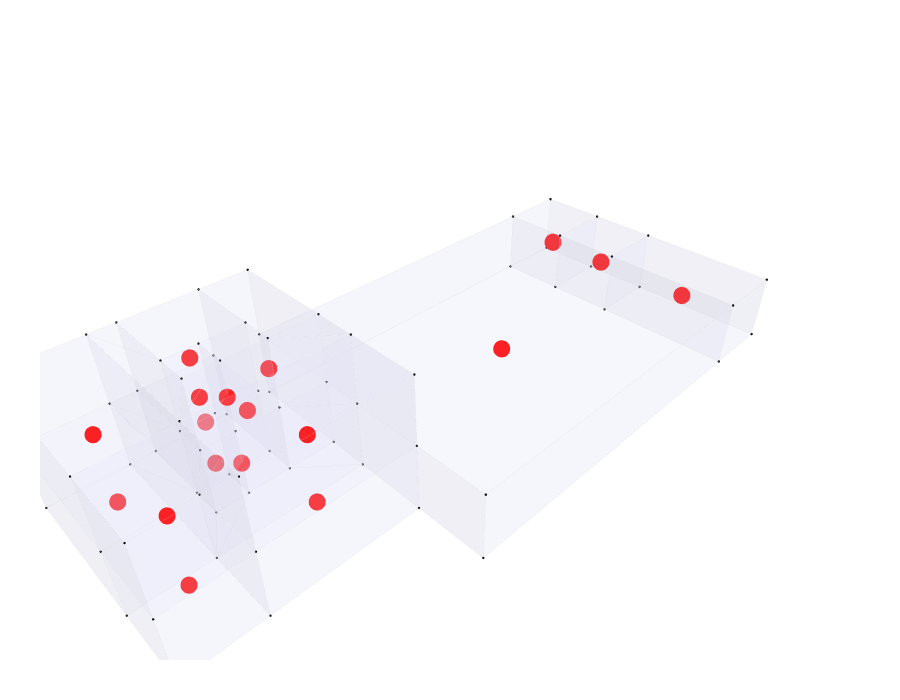

Notebook source saved alongside this figure:
### Markdown cell above
## 21. Show the access graph

### Code cell
Topology.Show(
    cc,
    g2,

    vertexSizeKey="size",
    vertexColorKey="color",
    edgeWidthKey="width",
    edgeColorKey="color",

    # transparent rooms
    faceOpacity=0.15,
    faceColor=[220,220,245],

    # room outlines thin
    edgeWidth=0.4,
    edgeColor="lightgray",

    backgroundColor="white",
    width=900,
    height=700,
    renderer=renderer
)

### Figure 1 — Plotly figure (JSON) as saved in the notebook; plotly's stock layout.template omitted (floating-point values rounded to 4 significant figures; data arrays with more than 128 entries replaced by an {"elided": "..."} marker saying what was removed)
{"data": [{"customdata": ["", "", "", "", "", "", "", "", "", "", "", "", "", "", "", "", "", "", "", "", "", "", "", "", "", "", "", "", "", "", "", "", "", "", "", "", "", "", "", "", "", "", "", "", "", "", "", "", "", "", "", "", "", "", "", "", "", "", "", "", "", "", "", "", "", "", "", "", "", "", "", ""], "hoverinfo": "text", "hovertemplate": ["Click ", "Click ", "Click ", "Click ", "Click ", "Click ", "Click ", "Click ", "Click ", "Click ", "Click ", "Click ", "Click ", "Click ", "Click ", "Click ", "Click ", "Click ", "Click ", "Click ", "Click ", "Click ", "Click ", "Click ", "Click ", "Click ", "Click ", "Click ", "Click ", "Click ", "Click ", "Click ", "Click ", "Click ", "Click ", "Click ", "Click ", "Click ", "Click ", "Click ", "Click ", "Click ", "Click ", "Click ", "Click ", "Click ", "Click ", "Click ", "Click ", "Click ", "Click ", "Click ", "Click ", "Click ", "Click ", "Click ", "Click ", "Click ", "Click ", "Click ", "Click ", "Click ", "Click ", "Click ", "Click ", "Click ", "Click ", "Click ", "Click ", "Click ", "Click ", "Click "], "hovertext": ["", "", "", "", "", "", "", "", "", "", "", "", "", "", "", "", "", "", "", "", "", "", "", "", "", "", "", "", "", "", "", "", "", "", "", "", "", "", "", "", "", "", "", "", "", "", "", "", "", "", "", "", "", "", "", "", "", "", "", "", "", "", "", "", "", "", "", "", "", "", "", ""], "legendgroup": "1", "legendrank": 1, "marker": {"color": ["#000000", "#000000", "#000000", "#000000", "#000000", "#000000", "#000000", "#000000", "#000000", "#000000", "#000000", "#000000", "#000000", "#000000", "#000000", "#000000", "#000000", "#000000", "#000000", "#000000", "#000000", "#000000", "#000000", "#000000", "#000000", "#000000", "#000000", "#000000", "#000000", "#000000", "#000000", "#000000", "#000000", "#000000", "#000000", "#000000", "#000000", "#000000", "#000000", "#000000", "#000000", "#000000", "#000000", "#000000", "#000000", "#000000", "#000000", "#000000", "#000000", "#000000", "#000000", "#000000", "#000000", "#000000", "#000000", "#000000", "#000000", "#000000", "#000000", "#000000", "#000000", "#000000", "#000000", "#000000", "#000000", "#000000", "#000000", "#000000", "#000000", "#000000", "#000000", "#000000"], "line": {"width": 0}, "opacity": 1, "size": [2.8, 2.8, 2.8, 2.8, 2.8, 2.8, 2.8, 2.8, 2.8, 2.8, 2.8, 2.8, 2.8, 2.8, 2.8, 2.8, 2.8, 2.8, 2.8, 2.8, 2.8, 2.8, 2.8, 2.8, 2.8, 2.8, 2.8, 2.8, 2.8, 2.8, 2.8, 2.8, 2.8, 2.8, 2.8, 2.8, 2.8, 2.8, 2.8, 2.8, 2.8, 2.8, 2.8, 2.8, 2.8, 2.8, 2.8, 2.8, 2.8, 2.8, 2.8, 2.8, 2.8, 2.8, 2.8, 2.8, 2.8, 2.8, 2.8, 2.8, 2.8, 2.8, 2.8, 2.8, 2.8, 2.8, 2.8, 2.8, 2.8, 2.8, 2.8, 2.8], "sizemode": "diameter", "symbol": "circle"}, "mode": "markers", "name": "1: Untitled (Vertices)", "showlegend": false, "text": ["", "", "", "", "", "", "", "", "", "", "", "", "", "", "", "", "", "", "", "", "", "", "", "", "", "", "", "", "", "", "", "", "", "", "", "", "", "", "", "", "", "", "", "", "", "", "", "", "", "", "", "", "", "", "", "", "", "", "", "", "", "", "", "", "", "", "", "", "", "", "", ""], "type": "scatter3d", "x": [-2.8, 0, 0, -2.8, -2.8, -2.8, -2.8, 0, 0, 0, -2.8, -2.8, -2.8, -2.8, 0, 21, 21, 21, 21, 0, 0, 0, 0, 0, 0, 21, 21, 21, 21, -5.2, -5.2, -8.4, -7, -7, -8.4, -7, -7, -8.4, -8.4, -7, -7, -5.2, -5.2, -5.2, -5.2, -7, -7, 0, -7, -8.4, -8.4, 25.2, 25.2, 25.2, 25.2, 25.2, 25.2, 25.2, 25.2, -8.4, -8.4, -12.6, -12.6, -12.6, -12.6, 0, -8.4, -12.6, -12.6, -12.6, -12.6, -12.6], "y": [16.8, 16.8, 10.8, 10.8, 12.6, 16.8, 16.8, 16.8, 16.8, 10.8, 10.8, 12.6, 12.6, 10.8, 10.8, 16.8, 12.6, 8.4, 0, 0, 4.2, 8.4, 8.4, 4.2, 0, 0, 8.4, 12.6, 16.8, 10.8, 10.8, 8.4, 10.8, 10.8, 8.4, 12.6, 12.6, 16.8, 16.8, 16.8, 16.8, 12.6, 12.6, 12.6, 10.8, 16.8, 12.6, 8.4, 10.8, 8.4, 16.8, 16.8, 12.6, 16.8, 12.6, 8.4, 8.4, 0, 0, 4.2, 4.2, 16.8, 16.8, 8.4, 8.4, 4.2, 4.2, 16.8, 8.4, 4.2, 4.2, 4.2], "z": [0, 0, 0, 0, 0, 4, 8, 8, 4, 4, 4, 4, 8, 8, 8, 0, 0, 0, 0, 0, 0, 0, 4, 4, 4, 4, 4, 4, 4, 0, 4, 0, 4, 0, 4, 4, 0, 0, 4, 4, 0, 0, 4, 8, 8, 8, 8, 8, 8, 8, 8, 0, 0, 4, 4, 0, 4, 0, 4, 0, 4, 0, 4, 4, 0, 8, 8, 8, 8, 0, 4, 8]}, {"hoverinfo": "text", "hovertext": [], "legendgroup": "2", "legendrank": 2, "line": {"color": "#D3D3D3", "dash": "solid", "width": 0.4}, "marker": {"color": "#D3D3D3", "size": 0.1, "symbol": "circle"}, "mode": "markers+lines", "name": "1: Untitled (Edges)", "showlegend": false, "text": [], "type": "scatter3d", "x": {"elided": "477 float values"}, "y": {"elided": "477 float values"}, "z": {"elided": "477 int values"}}, {"cmax": 1, "cmin": 0, "color": "#DCDCF5", "colorscale": [[0, "#440154"], [0.1111, "#482878"], [0.2222, "#3e4989"], [0.3333, "#31688e"], [0.4444, "#26828e"], [0.5556, "#1f9e89"], [0.6667, "#35b779"], [0.7778, "#6ece58"], [0.8889, "#b5de2b"], [1, "#fde725"]], "flatshading": true, "hoverinfo": "text", "hovertext": "", "i": {"elided": "216 int values"}, "j": {"elided": "216 int values"}, "k": {"elided": "216 int values"}, "legendgroup": "3", "legendrank": 3, "lighting": {"facenormalsepsilon": 0}, "name": "1: Untitled (Faces)", "opacity": 0.15, "showlegend": false, "showscale": false, "text": "", "type": "mesh3d", "x": [-2.8, 0, -2.8, 0, -2.8, 0, -2.8, 0, -2.8, 0, -2.8, -2.8, -2.8, -2.8, 0, 0, 21, 21, 0, 0, 21, 21, 0, 21, 0, 0, 21, 21, 21, -5.2, -5.2, -8.4, -7, -7, -8.4, -7, -7, -8.4, -8.4, -7, -7, -5.2, -5.2, -5.2, -5.2, -7, -7, 0, -7, -8.4, -8.4, 25.2, 25.2, 25.2, 25.2, 25.2, 25.2, 25.2, 25.2, -8.4, -8.4, -12.6, -12.6, -12.6, -12.6, 0, -8.4, -12.6, -12.6, -12.6, -12.6, -12.6], "y": [12.6, 10.8, 10.8, 16.8, 16.8, 16.8, 16.8, 16.8, 16.8, 10.8, 10.8, 10.8, 12.6, 12.6, 10.8, 4.2, 8.4, 0, 0, 8.4, 12.6, 16.8, 8.4, 0, 4.2, 0, 8.4, 12.6, 16.8, 10.8, 10.8, 8.4, 10.8, 10.8, 8.4, 12.6, 12.6, 16.8, 16.8, 16.8, 16.8, 12.6, 12.6, 12.6, 10.8, 16.8, 12.6, 8.4, 10.8, 8.4, 16.8, 16.8, 12.6, 16.8, 12.6, 8.4, 8.4, 0, 0, 4.2, 4.2, 16.8, 16.8, 8.4, 8.4, 4.2, 4.2, 16.8, 8.4, 4.2, 4.2, 4.2], "z": [0, 0, 0, 0, 0, 4, 4, 8, 8, 4, 4, 8, 8, 4, 8, 0, 0, 0, 0, 0, 0, 0, 4, 4, 4, 4, 4, 4, 4, 4, 0, 0, 4, 0, 4, 4, 0, 4, 0, 4, 0, 0, 4, 8, 8, 8, 8, 8, 8, 8, 8, 0, 0, 4, 4, 0, 4, 0, 4, 0, 4, 0, 4, 4, 0, 8, 8, 8, 8, 0, 4, 8]}, {"customdata": ["", "", "", "", "", "", "", "", "", "", "", "", "", "", "", "", "", ""], "hoverinfo": "text", "hovertemplate": ["Click ", "Click ", "Click ", "Click ", "Click ", "Click ", "Click ", "Click ", "Click ", "Click ", "Click ", "Click ", "Click ", "Click ", "Click ", "Click ", "Click ", "Click "], "hovertext": ["", "", "", "", "", "", "", "", "", "", "", "", "", "", "", "", "", ""], "legendgroup": "5", "legendrank": 5, "marker": {"color": ["#FF0000", "#FF0000", "#FF0000", "#FF0000", "#FF0000", "#FF0000", "#FF0000", "#FF0000", "#FF0000", "#FF0000", "#FF0000", "#FF0000", "#FF0000", "#FF0000", "#FF0000", "#FF0000", "#FF0000", "#FF0000"], "line": {"width": 0}, "opacity": 1, "size": [20, 20, 20, 20, 20, 20, 20, 20, 20, 20, 20, 20, 20, 20, 20, 20, 20, 20], "sizemode": "diameter", "symbol": "circle"}, "mode": "markers", "name": "2: Untitled Graph (Vertices)", "showlegend": false, "text": ["", "", "", "", "", "", "", "", "", "", "", "", "", "", "", "", "", ""], "type": "scatter3d", "x": [-1.4, -5.229, 10.5, -4, -4.9, -4.2, -6.1, 23.1, -6.1, -5.229, 23.1, -10.5, -10.5, -10.5, 23.1, -4.9, -10.5, -4.2], "y": [13.8, 10.84, 8.4, 11.7, 14.7, 6.3, 11.7, 10.5, 11.7, 10.84, 14.7, 6.3, 12.6, 6.3, 4.2, 14.7, 12.6, 6.3], "z": [4, 2, 2, 4, 6, 2, 2, 2, 6, 6, 2, 2, 6, 6, 2, 2, 2, 6]}], "layout": {"autosize": true, "height": 700, "margin": {"b": 40, "l": 40, "r": 40, "t": 40}, "paper_bgcolor": "#FFFFFF", "plot_bgcolor": "#FFFFFF", "scene": {"aspectmode": "data", "camera": {"center": {"x": 0, "y": 0, "z": 0}, "eye": {"x": -1.25, "y": -1.25, "z": 1.25}, "projection": {"type": "perspective"}, "up": {"x": 0, "y": 0, "z": 1}}, "xaxis": {"visible": false}, "yaxis": {"visible": false}, "zaxis": {"visible": false}}, "showlegend": true, "width": 900, "xaxis": {"showgrid": false, "visible": false, "zeroline": false}, "yaxis": {"showgrid": false, "visible": false, "zeroline": false}}}
